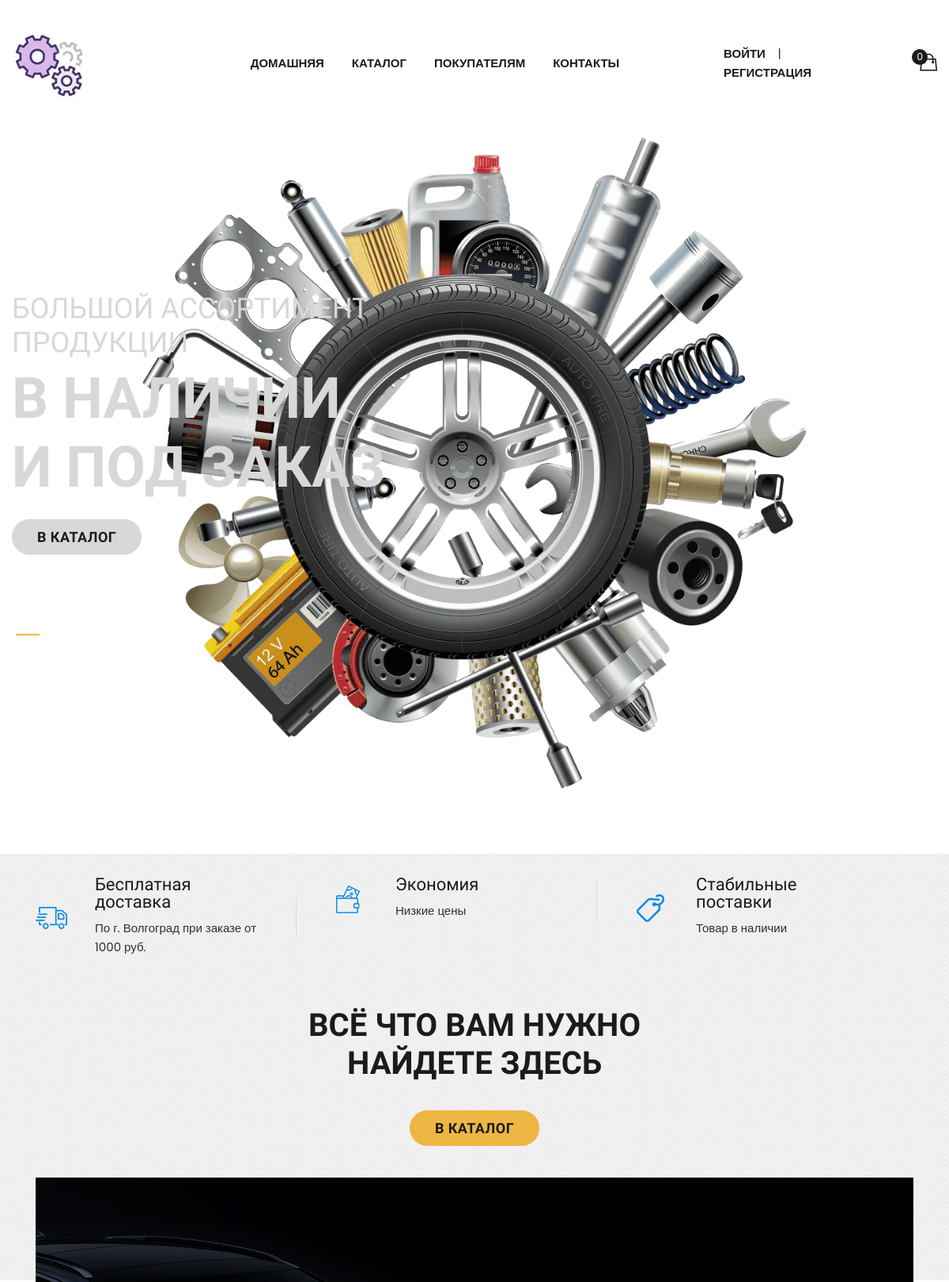
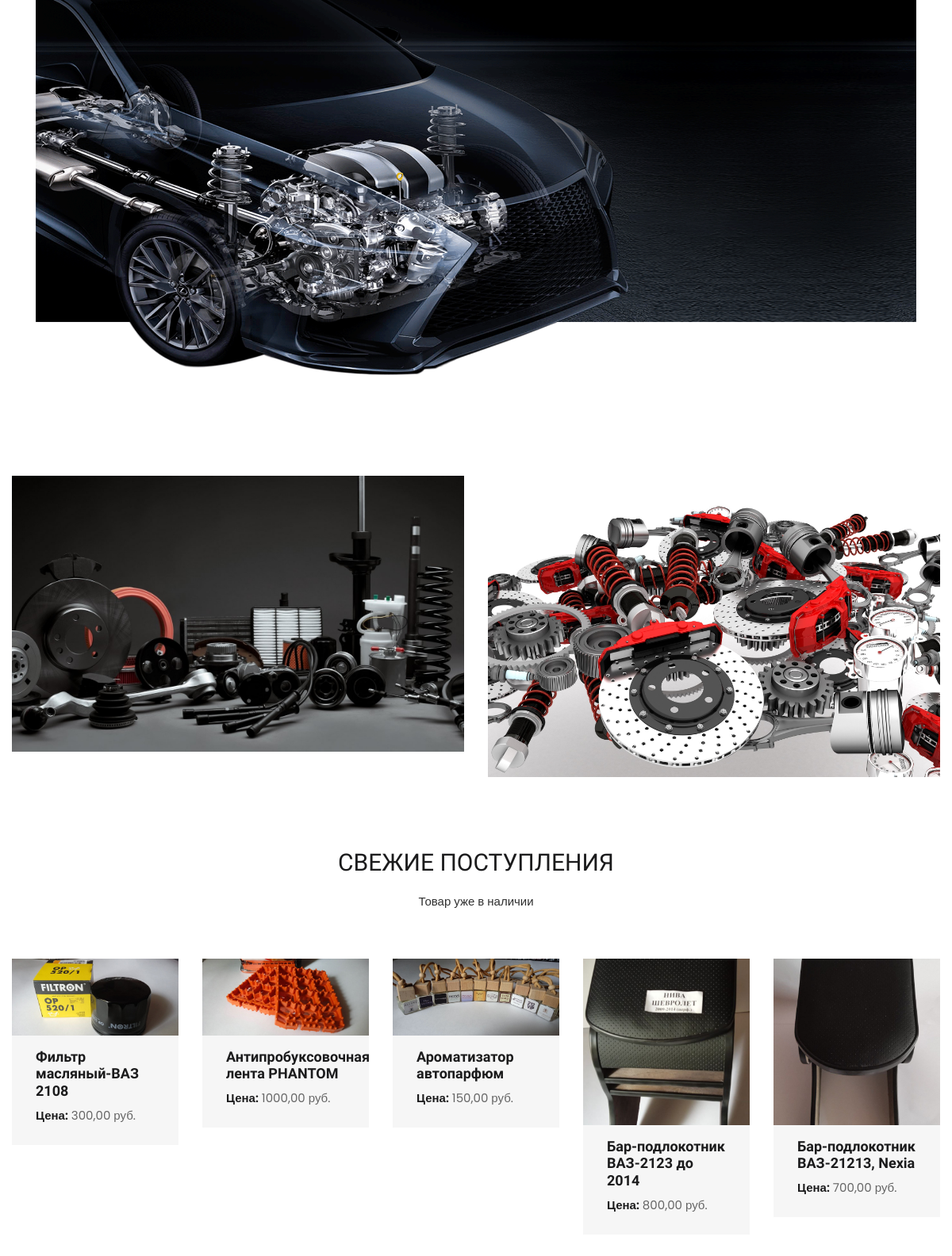
The page / (upper part) on the database its author committed (2 pictures, top to bottom).
### products/models.py (models this page shows, shortened)
class Product(models.Model):
    name = models.CharField(max_length=256)
    image_main = models.ImageField(upload_to='products_images', blank=True)
    image_1 = models.ImageField(upload_to='products_images', blank=True)
    image_2 = models.ImageField(upload_to='products_images', blank=True)
    image_3 = models.ImageField(upload_to='products_images', blank=True)
    description = models.TextField(blank=True)
    price = models.DecimalField(max_digits=6, decimal_places=2, default=0)
    article = models.CharField(max_length=30, blank=True)
    quantity = models.PositiveIntegerField(default=0)
    category = models.ForeignKey(ProductCategory, on_delete=models.PROTECT)
    created_date = models.DateField(auto_now_add=True)
    brand = models.ForeignKey(Brand, on_delete=models.SET_NULL, blank=True, null=True)
    specification = models.ForeignKey(Specification, on_delete=models.SET_NULL, blank=True, null=True)
    in_wishlist = models.BooleanField(default=False)

### products/views.py (the view)
# urls.py: path('', index, name='index'),
def index(request):
    if request.user.is_anonymous:
        baskets = None
        total_quantity = 0
        total_sum = 0
    else:
        baskets = Basket.objects.filter(user=request.user)
        total_quantity = sum(basket.quantity for basket in baskets)
        total_sum = sum(basket.sum() for basket in baskets)
    context = {
        'title': 'Автосклад',
        'categories': ProductCategory.objects.all(),
        'products': Product.objects.all(),
        'brands': Brand.objects.all(),
        'news': (Product.objects.filter(created_date__gte=(datetime.date.today() - datetime.timedelta(days=7))) & Product.objects.filter(created_date__lte=(datetime.date.today()))),
        'new': Product.objects.all().order_by("-created_date")[:1],
        'total_sum': total_sum,
        'total_quantity': total_quantity,
        'baskets': baskets,
    }
    return render(request, 'products/index.html', context)

### products/templates/products/index.html (shortened to what this page needs)
{% extends 'products/base.html' %}
{% load static %}
{% block content %}
    <div class="slider-area-wrapper">
        <div class="slider-content-active">
            <div class="slider-slide-item bg-img" data-bg="{% static 'img/slider/slider-1_1624_1024.png' %}">
                <div class="container container-wide h-100">
                    <div class="row align-items-center h-100">
                        <div class="col-lg-6">
                            <div class="slide-content">
                                <div class="slide-content-inner">
                                    <h3>БОЛЬШОЙ АССОРТИМЕНТ ПРОДУКЦИИ</h3>
                                    <h2>В НАЛИЧИИ <br> И ПОД ЗАКАЗ</h2>
                                    <a class="btn btn-white" href="{% url 'products:index' %}">В каталог</a>
                                </div>
                            </div>
                        </div>
                    </div>
                </div>
            </div>
        </div>
    </div>
    <div class="call-to-action-area sm-top">
        <div class="container">
            <div class="row">
                <div class="col-md-4 col-lg-4">
                    <div class="call-to-action-item mt-0">
                        <div class="call-to-action-item__icon">
                            <img src="{% static 'img/char_1.png' %}" alt="fast delivery">
                        </div>
                        <div class="call-to-action-item__info">
                            <h3>Бесплатная доставка</h3>
                            <p>По г. Волгоград при
                                заказе от 1000 руб.</p>
                        </div>
                    </div>
                </div>
                <div class="col-md-4 col-lg-4">
                    <div class="call-to-action-item">
                        <div class="call-to-action-item__icon">
                            <img src="{% static 'img/char_3.png' %}" alt="quality">
                        </div>
                        <div class="call-to-action-item__info">
                            <h3>Экономия</h3>
                            <p>Низкие цены</p>
                        </div>
                    </div>
                </div>
                <div class="col-md-4 col-lg-4">
                    <div class="call-to-action-item">
                        <div class="call-to-action-item__icon">
                            <img src="{% static 'img/char_4.png' %}" alt="return">
                        </div>
                        <div class="call-to-action-item__info">
                            <h3>Стабильные поставки</h3>
                            <p>Товар в наличии</p>
                        </div>
                    </div>
                </div>
            </div>
        </div>
    </div>
    <div class="call-to-action-area">
        <div class="call-to-action-content-area bg-img" data-bg="{% static 'img/bg/bg-1.jpg' %}">
            <div class="container">
                <div class="row">
                    <div class="col-12 text-center">
                        <div class="call-to-action-txt">
                            <h2>ВСЁ ЧТО ВАМ НУЖНО <br> НАЙДЕТЕ ЗДЕСЬ</h2>
                                <a href="{% url 'products:index' %}" class="btn btn-brand">В каталог</a>
                        </div>
                    </div>
                </div>
            </div>
        </div>
        <div class="call-to-action-image-area">
            <div class="container">
                <div class="row">
                    <div class="col-12 text-center">
                        <img src="{% static 'img/bg/bg-car_1899_1081.png' %}" alt="Car" />
                    </div>
                </div>
            </div>
        </div>
    </div>
    <div class="promotion-code-area-wrapper sm-top">
        <div class="container container-wide">
            <div class="row">
                <div class="col-md-6">
                    <div class="promotion-code-banner-item mb-sm-30">
                        <img src="{% static 'img/banner/banner-5_1416_864.jpg' %}" alt="Banner" />
                    </div>
                </div>
                <div class="col-md-6">
                    <div class="promotion-code-banner-item">
                        <img src="{% static 'img/banner/banner-6_2121_1414.jpg' %}" alt="Banner" />
                    </div>
                </div>
            </div>
        </div>
    </div>
    <div class="products-area-wrapper sm-top">
        <div class="container container-wide">
            <div class="row">
                <div class="col-lg-5 m-auto text-center">
                    <div class="section-title">
                        <h2 class="h3">Свежие поступления</h2>
                        <p>Товар уже в наличии</p>
                    </div>
                </div>
            </div>
            <div class="row">
                <div class="col-12">
                    <div class="product-wrapper columns-5">
                        {% for product in news %}
                            <div class="col">
                                <div class="product-item">
                                    <div class="product-item__thumb">
                                        <a href="{% url 'products:product' product.id %}">
                                            <img class="thumb-primary" src="/media/{{ product.image_main }}" alt="Product" />
                                        </a>
                                    </div>
                                    <div class="product-item__content">
                                        <br>
                                        <h4 class="title"><a href="{% url 'products:product' product.id %}">{{ product.name }}</a></h4>
                                        <span class="price"><strong>Цена:</strong> {{ product.price }} руб.</span>
                                    </div>
                                    <div class="product-item__action">
                                    </div>
                                </div>
                            </div>
                        {% endfor %}
                    </div>
                </div>
            </div>
        </div>
    </div>
{% endblock %}

### products/templates/products/base.html (shortened to what this page needs)
{% load static %}
<!DOCTYPE html>
<html class="no-js" lang="zxx">
<head>
    <link href="{% static 'css/leaflet.min.css' %}" rel="stylesheet" />
    <link href="{% static 'css/nice-select.min.css' %}" rel="stylesheet" />
    <link href="{% static 'css/slick.min.css' %}" rel="stylesheet" />
    <link href="{% static 'css/magnific-popup.min.css' %}" rel="stylesheet" />
    <link href="{% static 'css/slicknav.min.css' %}" rel="stylesheet" />
    <link href="{% static 'css/animate.min.css' %}" rel="stylesheet" />
    <link href="{% static 'css/ionicons.min.css' %}" rel="stylesheet" />
    <link href="{% static 'css/font-awesome.min.css' %}" rel="stylesheet" />
    <link href="{% static 'css/bootstrap.min.css' %}" rel="stylesheet" />
    <link href="{% static 'css/style.css' %}" rel="stylesheet" />
    <link href="{% static 'css/helper.min.css' %}" rel="stylesheet" />
</head>
<body>
    <header class="header-area">
        <div class="container container-wide">
            <div class="row align-items-center">
                <div class="col-sm-4 col-lg-2">
                    <div class="site-logo text-center text-sm-left">
                        <a href="index.html"><img src="{% static 'img/1c01759e11ed37c1b5b81d2122090be0.jpg' %}" alt="Logo" /></a>
                    </div>
                </div>
                <div class="col-lg-7 d-none d-lg-block">
                    <div class="site-navigation">
                        <ul class="main-menu nav">
                            <li><a href="{% url 'index' %}">Домашняя</a></li>
                            <li><a href="{% url 'products:index' %}">Каталог</a></li>
                            <li class="has-submenu"><a href="#">Покупателям</a>
                            </li>
                            <li><a href="{% url 'products:contact' %}">Контакты</a></li>
                        </ul>
                    </div>
                </div>
                <div class="col-sm-8 col-lg-3">
                    <div class="site-action d-flex justify-content-center justify-content-sm-end align-items-center">
                        {% if request.user.is_authenticated %}
                            <ul class="login-reg-nav nav">
                                <li><a href="{% url 'users:profile' %}">{{ request.user.first_name }}</a></li>
                                <li><a href="{% url 'users:logout' %}">Выйти</a></li>
                            </ul>
						{% else %}
                            <ul class="login-reg-nav nav">
                                <li><a href="{% url 'users:login' %}">Войти</a></li>
                                <li><a href="{% url 'users:register' %}">Регистрация</a></li>
                            </ul>
						{% endif %}
                        <div class="mini-cart-wrap">
                            {% if request.user.is_authenticated %}
                                <a href="{% url 'users:profile' %}" class="btn-mini-cart">
                                    <i class="ion-bag"></i>
                                    <span class="cart-total">{{ total_quantity }}</span>
                                </a>
                                <div class="mini-cart-content">
                                    <div class="mini-cart-product">
                                        {% for basket in baskets %}
                                            <div class="mini-product">
                                                <div class="mini-product__thumb">
                                                    <a href="{% url 'users:profile' %}" class="btn-mini-cart">
                                                        <i class="ion-bag"></i>
                                                    </a>
                                                </div>
                                                <div class="mini-product__info">
                                                    <h2 class="title"><a href="{% url 'products:product' basket.product.id %}">{{ basket.product.name }}</a></h2>
                                                    <div class="mini-calculation">
                                                        <p class="price">{{ basket.quantity }} x <span>{{ basket.product.price }} руб.</span></p>
                                                        <button class="remove-pro"><a href="{% url 'products:basket_delete' basket.id %}"><i class="ion-trash-b"></i></a></button>
                                                    </div>
                                                </div>
                                            </div>
                                        {% endfor %}
                                    </div>
                                </div>
                            {% else %}
                                <a href="{% url 'users:login' %}" class="btn-mini-cart">
                                    <i class="ion-bag"></i>
                                    <span class="cart-total">0</span>
                                </a>
                            {% endif %}
                        </div>
                    </div>
                </div>
            </div>
        </div>
    </header>
    {% block content %} {% endblock %}
</body>
</html>

### rows shown on the page
Product: image_main (picture), name "Фильтр масляный-ВАЗ 2108", price "300,00"
Product: image_main (picture), name "Антипробуксовочная лента PHANTOM", price "1000,00"
Product: image_main (picture), name "Ароматизатор автопарфюм", price "150,00"
Product: image_main (picture), name "Бар-подлокотник ВАЗ-2123 до 2014", price "800,00"
Product: image_main (picture), name "Бар-подлокотник ВАЗ-21213, Nexia", price "700,00"
